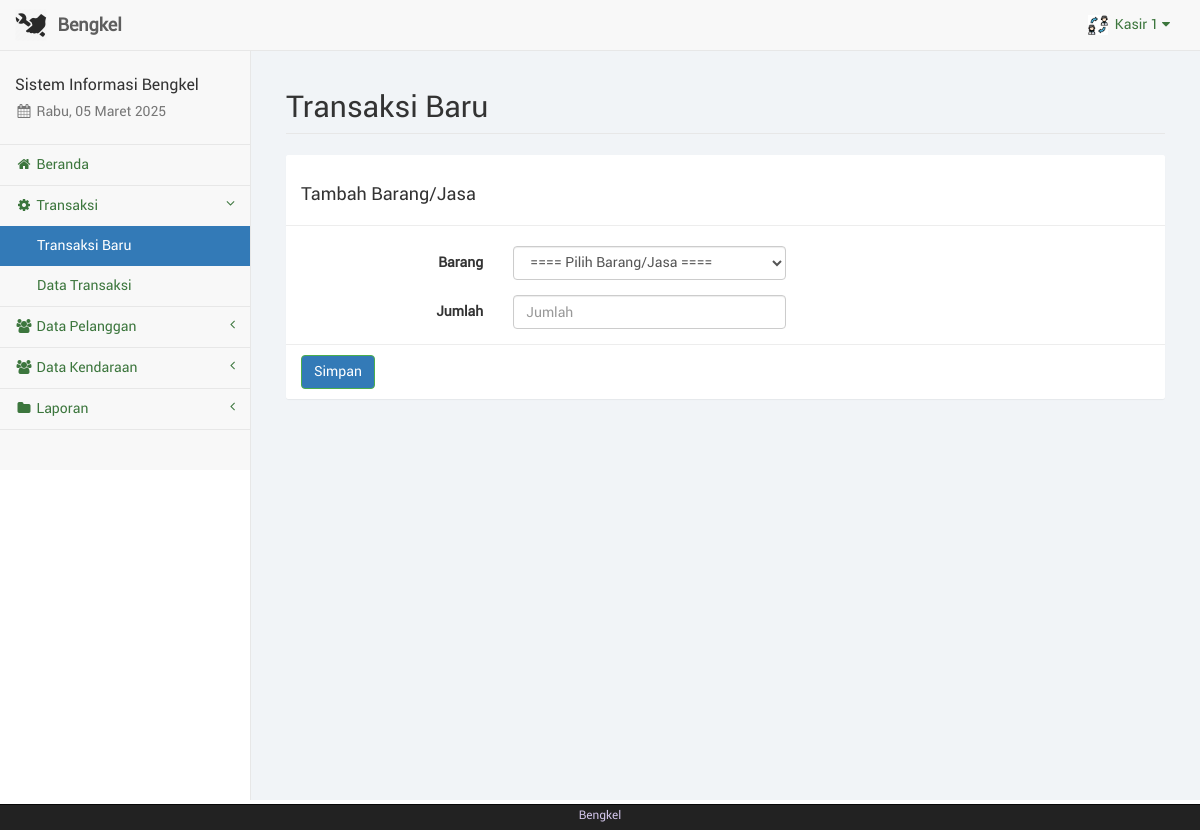
/kasir/tmp_tambah.php (signed in), run on the app's committed database.
### tables this page shows
CREATE TABLE IF NOT EXISTS `karyawan` (
  `id_karyawan` int(11) NOT NULL AUTO_INCREMENT,
  `nama_karyawan` varchar(50) NOT NULL DEFAULT '0',
  `telp_karyawan` varchar(20) NOT NULL DEFAULT '0',
  `alamat_karyawan` varchar(150) NOT NULL DEFAULT '0',
  `user_karyawan` varchar(50) NOT NULL DEFAULT '0',
  `pass_karyawan` varchar(100) NOT NULL DEFAULT '0',
  `foto_karyawan` text NOT NULL,
  `id_adm` int(11) NOT NULL DEFAULT 0,
  PRIMARY KEY (`id_karyawan`)
);

### kasir/sess_check.php (called while the page is built, shortened)
<?php
	$chk_sess = $_SESSION['kasir'];
	include("dist/config/koneksi.php");
	$sql_sess = "SELECT * FROM karyawan WHERE id_karyawan='". $chk_sess ."'";
	$ress_sess = mysqli_query($conn, $sql_sess);
	$row_sess = mysqli_fetch_array($ress_sess);
	$sess_kasirname = $row_sess['nama_karyawan'];
	$sess_kasirfoto = $row_sess['foto_karyawan'];
?>

### kasir/tmp_tambah.php (the view, shortened to what this page needs)
<?php
	include("sess_check.php");
	$pagedesc = "Transaksi Baru";
	$menuparent = "transaksi";
	include("layout_top.php");
?>
		<div id="page-wrapper">
            <div class="container-fluid">
                <div class="row">
                    <div class="col-lg-12">
                        <h1 class="page-header">Transaksi Baru</h1>
                    </div>
                </div>
				<div class="row">
					<div class="col-lg-12"><?php include("layout_alert.php"); ?></div>
				</div>
				<div class="row">
					<div class="col-lg-12">
						<form class="form-horizontal" method="POST" enctype="multipart/form-data">
							<div class="panel panel-default">
								<div class="panel-heading"><h3>Tambah Barang/Jasa</h3></div>
								<br/>
								<div class="form-group">
									<label class="control-label col-sm-3">Barang</label>
									<div class="col-sm-4">
										<select name="brg" id="brg" class="form-control" required>
											<option value="">==== Pilih Barang/Jasa ====</option>
										</select>
									</div>
								</div>
								<div class="form-group">
									<label class="control-label col-sm-3">Jumlah</label>
									<div class="col-sm-4">
										<input type="number" name="jumlah" min="0" class="form-control" placeholder="Jumlah" required>
									</div>
								</div>
								<div class="panel-footer">
									<button type="submit" name="simpan" class="btn btn-success">Simpan</button>
								</div>
							</div>
						</form>
					</div>
				</div>
            </div>
        </div>
<?php
	include("layout_bottom.php");
?>

### kasir/layout_top.php (shortened to what this page needs)
<?php
	$haries = array("Sunday" => "Minggu", "Monday" => "Senin", "Tuesday" => "Selasa", "Wednesday" => "Rabu", "Thursday" => "Kamis", "Friday" => "Jum'at", "Saturday" => "Sabtu");
	$bulans = array("", "Januari", "Februari", "Maret", "April", "Mei", "Juni", "Juli", "Agustus", "September", "Oktober", "November", "Desember");
	$hari_ini = $haries[date("l")];
	$bulan_ini = $bulans[date("n")];
	$tanggal = date("d");
	$tahun = date("Y");
?>
<!DOCTYPE html>
<html lang="en">
<head>
	<link href="libs/bootstrap/dist/css/bootstrap.min.css" rel="stylesheet">
	<link href="libs/metisMenu/dist/metisMenu.min.css" rel="stylesheet">
    <link href="libs/datatables-plugins/integration/bootstrap/3/dataTables.bootstrap.css" rel="stylesheet">
    <link href="libs/datatables-responsive/css/dataTables.responsive.css" rel="stylesheet">
	<link href="dist/css/sb-admin-2.css" rel="stylesheet">
	<link href="dist/css/offline-font.css" rel="stylesheet">
	<link href="dist/css/custom.css" rel="stylesheet">
	<link href="libs/font-awesome/css/font-awesome.min.css" rel="stylesheet" type="text/css">
</head>
<body>
    <div id="wrapper">
        <nav class="navbar navbar-default navbar-static-top" role="navigation" style="margin-bottom: 0">
            <div class="navbar-header">
				<a class="navbar-brand hidden-xs" href="index.php">
					<img src="foto/logo.png" alt="brand" width="32" class="float-left image-brand">
					<div class="float-right">&nbsp;<strong>Bengkel</strong></div>
				</a>
			</div>
            <ul class="nav navbar-top-links navbar-right">
				<li class="dropdown dropdown-right">
					<a class="dropdown-toggle" data-toggle="dropdown" href="#">
						<img src="../foto/<?php echo $sess_kasirfoto;?>" width="20px" height="20px" padding="0px">&nbsp;&nbsp;<?php echo ucfirst($sess_kasirname); ?>&nbsp;<i class="fa fa-caret-down"></i>
					</a>
				</li>
			</ul>
            <div class="navbar-default sidebar" role="navigation">
                <div class="sidebar-nav navbar-collapse">
                    <ul class="nav" id="side-menu">
                        <li class="sidebar-search">
							<h4>Sistem Informasi Bengkel</h4>
							<h5 class="text-muted"><i class="fa fa-calendar fa-fw"></i>&nbsp;<?php echo $hari_ini.", ".$tanggal." ".$bulan_ini." ".$tahun ?></h5>
						</li>
						<?php
							if($pagedesc == "Beranda") {
								echo '<li><a href="index.php" class="active"><i class="fa fa-home fa-fw"></i>&nbsp;Beranda</a></li>';
							}
							else {
								echo '<li><a href="index.php"><i class="fa fa-home fa-fw"></i>&nbsp;Beranda</a></li>';
							}
							if(isset($menuparent) && $menuparent == "transaksi") {
								echo '<li class="active">';
							}
							else {
								echo '<li>';
							}
						?>
							<a href="#"><i class="fa fa-gear fa-fw"></i>&nbsp;Transaksi<span class="fa arrow"></span></a>
							<ul class="nav nav-second-level">
								<?php
									if($pagedesc == "Transaksi Baru") {
										echo '<li><a href="trx_baru.php" class="active">Transaksi Baru</a></li>';
									}
									else {
										echo '<li><a href="trx_baru.php">Transaksi Baru</a></li>';
									}
								?>
								<?php
									if($pagedesc == "Data Transaksi") {
										echo '<li><a href="trx.php" class="active">Data Transaksi</a></li>';
									}
									else {
										echo '<li><a href="trx.php">Data Transaksi</a></li>';
									}
								?>
							</ul>
						</li>
						<?php
							if(isset($menuparent) && $menuparent == "konsumen") {
								echo '<li class="active">';
							}
							else {
								echo '<li>';
							}
						?>
							<a href="#"><i class="fa fa-group fa-fw"></i>&nbsp;Data Pelanggan<span class="fa arrow"></span></a>
						<?php
							if(isset($menuparent) && $menuparent == "kendaraan") {
								echo '<li class="active">';
							}
							else {
								echo '<li>';
							}
						?>
							<a href="#"><i class="fa fa-group fa-fw"></i>&nbsp;Data Kendaraan<span class="fa arrow"></span></a>
						<?php
							if(isset($menuparent) && $menuparent == "laporan") {
								echo '<li class="active">';
							}
							else {
								echo '<li>';
							}
						?>
							<a href="#"><i class="fa fa-folder fa-fw"></i>&nbsp;Laporan<span class="fa arrow"></span></a>
						</li>
	                </ul>
                </div>
            </div>
        </nav>

### data on the page
karyawan: foto_karyawan (picture), nama_karyawan "Kasir 1"
